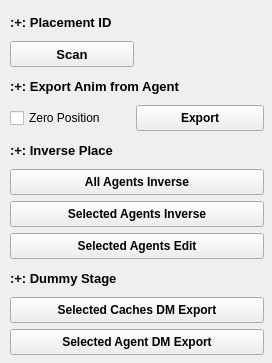
<?xml version="1.0" encoding="UTF-8"?>
<ui version="4.0">
 <class>PlacementAddon</class>
 <widget class="QWidget" name="PlacementAddon">
  <property name="geometry">
   <rect>
    <x>0</x>
    <y>0</y>
    <width>272</width>
    <height>363</height>
   </rect>
  </property>
  <property name="windowTitle">
   <string>McdPlacement</string>
  </property>
  <widget class="QWidget" name="">
   <property name="geometry">
    <rect>
     <x>10</x>
     <y>9</y>
     <width>254</width>
     <height>346</height>
    </rect>
   </property>
   <layout class="QVBoxLayout" name="verticalLayout">
    <item>
     <widget class="QLabel" name="label">
      <property name="font">
       <font>
        <pointsize>10</pointsize>
        <weight>75</weight>
        <bold>true</bold>
       </font>
      </property>
      <property name="text">
       <string>:+: Placement ID</string>
      </property>
     </widget>
    </item>
    <item>
     <layout class="QHBoxLayout" name="horizontalLayout">
      <item>
       <widget class="QPushButton" name="pidBtn">
        <property name="minimumSize">
         <size>
          <width>0</width>
          <height>0</height>
         </size>
        </property>
        <property name="maximumSize">
         <size>
          <width>16777215</width>
          <height>26</height>
         </size>
        </property>
        <property name="font">
         <font>
          <pointsize>10</pointsize>
          <weight>75</weight>
          <bold>true</bold>
         </font>
        </property>
        <property name="text">
         <string>Scan</string>
        </property>
       </widget>
      </item>
      <item>
       <widget class="QLabel" name="pidLabel">
        <property name="minimumSize">
         <size>
          <width>124</width>
          <height>0</height>
         </size>
        </property>
        <property name="text">
         <string/>
        </property>
       </widget>
      </item>
     </layout>
    </item>
    <item>
     <widget class="QLabel" name="label_4">
      <property name="maximumSize">
       <size>
        <width>16777215</width>
        <height>26</height>
       </size>
      </property>
      <property name="font">
       <font>
        <pointsize>10</pointsize>
        <weight>75</weight>
        <bold>true</bold>
       </font>
      </property>
      <property name="text">
       <string>:+: Export Anim from Agent</string>
      </property>
     </widget>
    </item>
    <item>
     <layout class="QHBoxLayout" name="horizontalLayout_2">
      <item>
       <widget class="QCheckBox" name="checkBox">
        <property name="maximumSize">
         <size>
          <width>120</width>
          <height>30</height>
         </size>
        </property>
        <property name="text">
         <string>Zero Position</string>
        </property>
       </widget>
      </item>
      <item>
       <widget class="QPushButton" name="expBtn">
        <property name="maximumSize">
         <size>
          <width>16777215</width>
          <height>26</height>
         </size>
        </property>
        <property name="font">
         <font>
          <weight>75</weight>
          <bold>true</bold>
         </font>
        </property>
        <property name="text">
         <string>Export</string>
        </property>
       </widget>
      </item>
     </layout>
    </item>
    <item>
     <widget class="QLabel" name="label_2">
      <property name="maximumSize">
       <size>
        <width>16777215</width>
        <height>26</height>
       </size>
      </property>
      <property name="font">
       <font>
        <pointsize>10</pointsize>
        <weight>75</weight>
        <bold>true</bold>
       </font>
      </property>
      <property name="text">
       <string>:+: Inverse Place</string>
      </property>
     </widget>
    </item>
    <item>
     <widget class="QPushButton" name="allBtn">
      <property name="maximumSize">
       <size>
        <width>16777215</width>
        <height>26</height>
       </size>
      </property>
      <property name="font">
       <font>
        <weight>75</weight>
        <bold>true</bold>
       </font>
      </property>
      <property name="text">
       <string>All Agents Inverse</string>
      </property>
     </widget>
    </item>
    <item>
     <widget class="QPushButton" name="selBtn">
      <property name="maximumSize">
       <size>
        <width>16777215</width>
        <height>26</height>
       </size>
      </property>
      <property name="font">
       <font>
        <weight>75</weight>
        <bold>true</bold>
       </font>
      </property>
      <property name="text">
       <string>Selected Agents Inverse</string>
      </property>
     </widget>
    </item>
    <item>
     <widget class="QPushButton" name="selPlaceBtn">
      <property name="maximumSize">
       <size>
        <width>16777215</width>
        <height>26</height>
       </size>
      </property>
      <property name="font">
       <font>
        <weight>75</weight>
        <bold>true</bold>
       </font>
      </property>
      <property name="text">
       <string>Selected Agents Edit</string>
      </property>
     </widget>
    </item>
    <item>
     <widget class="QLabel" name="label_3">
      <property name="maximumSize">
       <size>
        <width>16777215</width>
        <height>26</height>
       </size>
      </property>
      <property name="font">
       <font>
        <pointsize>10</pointsize>
        <weight>75</weight>
        <bold>true</bold>
       </font>
      </property>
      <property name="text">
       <string>:+: Dummy Stage</string>
      </property>
     </widget>
    </item>
    <item>
     <widget class="QPushButton" name="mkdmBtn">
      <property name="maximumSize">
       <size>
        <width>16777215</width>
        <height>26</height>
       </size>
      </property>
      <property name="font">
       <font>
        <weight>75</weight>
        <bold>true</bold>
       </font>
      </property>
      <property name="text">
       <string>Selected Caches DM Export</string>
      </property>
     </widget>
    </item>
    <item>
     <widget class="QPushButton" name="dmBtn">
      <property name="maximumSize">
       <size>
        <width>16777215</width>
        <height>26</height>
       </size>
      </property>
      <property name="font">
       <font>
        <weight>75</weight>
        <bold>true</bold>
       </font>
      </property>
      <property name="text">
       <string>Selected Agent DM Export</string>
      </property>
     </widget>
    </item>
   </layout>
  </widget>
 </widget>
 <resources/>
 <connections/>
</ui>
